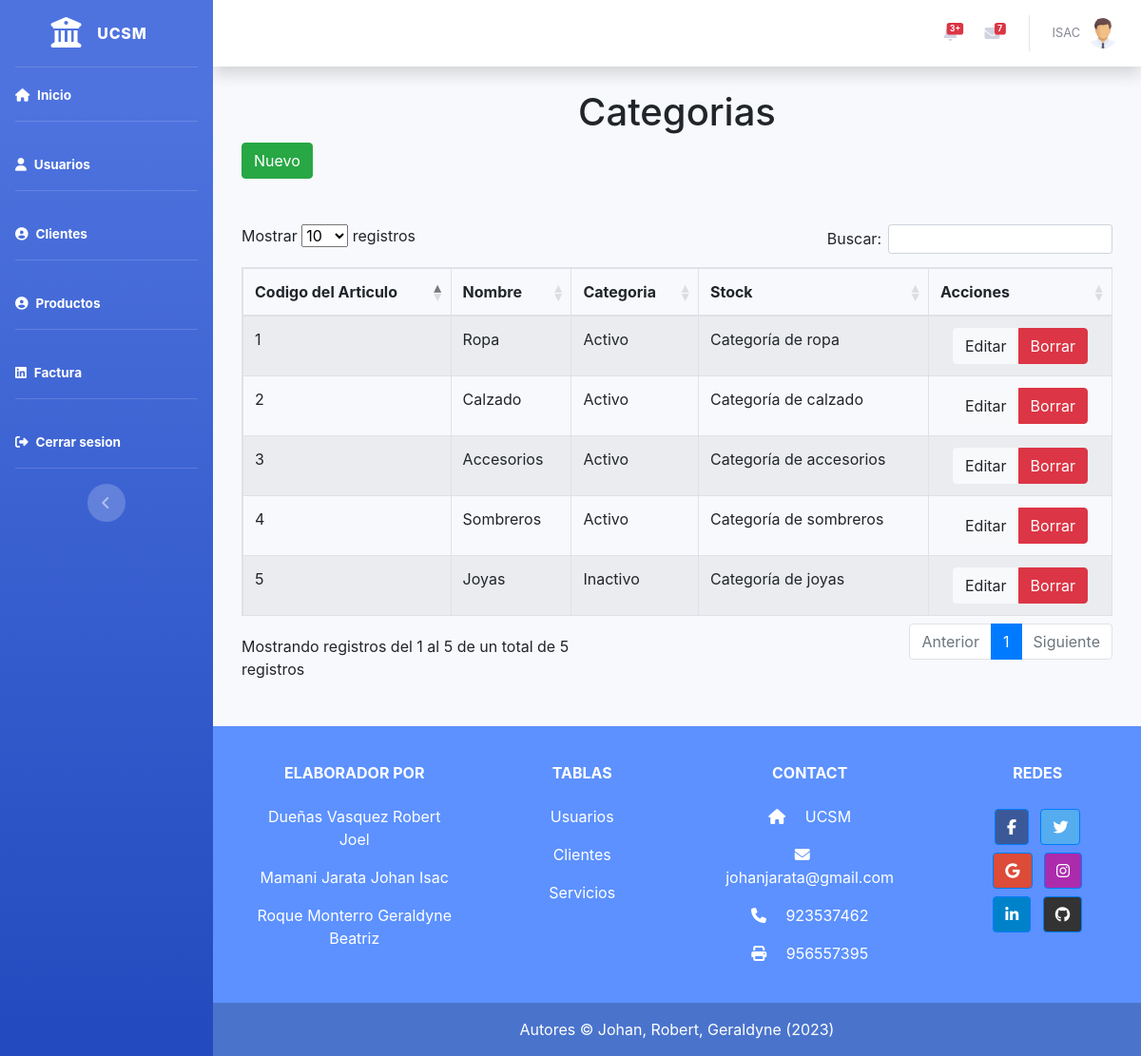
The app's page /Fronted/Categorias.php (signed in) with its own data.
### tables this page shows
CREATE TABLE `mae_categoria` (
  `ID_Categoria` int(11) NOT NULL,
  `Nombre` varchar(100) DEFAULT NULL,
  `Estado` varchar(20) DEFAULT NULL,
  `Descripcion` varchar(200) DEFAULT NULL
);

### Fronted/Categorias.php (the view)
<?php
require_once "vistas/parte_superior.php"
?>
<?php
$query = "SELECT *FROM mae_categoria";
$result = filterRecord($query);
function filterRecord($query)
{
    include("../BD/config.php");
    $filter_result = mysqli_query($mysqli, $query);
    return $filter_result;
}
?>
<div class="container">
    <Center>
        <h1>Categorias</h1>
    </Center>
    <div class="container">
        <div class="row">
            <div class="col-lg-12">
                <a class="btn btn-success" type="button"  href="Registration_Articulo.php"  >Nuevo</a>
<br>
<br>
            </div>
            </div>
    </div>
    <br>
    <div class="container">
        <div class="row">
            <div class="col-lg-12">
                <div class="table-responsive">
                    <?php
                    echo "<table id='example' class='table table-striped table-bordered table-condensed' style='width:100%'>
<thead class='text-center'>
<tr>
<th>Codigo del Articulo</th>
<th>Nombre </th>
<th> Categoria </th>
<th>Stock</th>
<th>Acciones</th>
</tr></thead>";
                    while ($row = mysqli_fetch_array($result)) {
                        echo "<tr>";
                        echo "<td>" . $row['ID_Categoria'] . "</td>";
                        echo "<td>" . $row['Nombre'] . "</td>";
                        echo "<td>" . $row['Estado'] . "</td>";
                        echo "<td>" . $row['Descripcion'] . "</td>";
                        echo "<td >";
                        echo "<div class='text-center'>";
                        echo "<div class='btn-group'>";
                        echo "<a  type='button' id='btn-editar-popup-user'class='btn btn-light'  href='Edit_Articulo.php?id=" . $row['ID_Categoria'] . "'>Editar</a>";
                        echo "<a  type='button' class='btn btn-danger btnBorrar' href='../BD/Delete_Articulo.php?id=" . $row['ID_Categoria'] . "'>Borrar</a>";
                        echo "</div></div></td>";
                        echo "</tr>";
                    }
                    echo "</table>";
                    ?>
                </div>
            </div>
        </div>
    </div>
</div>
<?php require_once "vistas/parte_inferior.php" ?>

### records on screen
mae_categoria: ID_Categoria "1", Nombre "Ropa", Estado "Activo", Descripcion "Categoría de ropa"
mae_categoria: ID_Categoria "2", Nombre "Calzado", Estado "Activo", Descripcion "Categoría de calzado"
mae_categoria: ID_Categoria "3", Nombre "Accesorios", Estado "Activo", Descripcion "Categoría de accesorios"
mae_categoria: ID_Categoria "4", Nombre "Sombreros", Estado "Activo", Descripcion "Categoría de sombreros"
mae_categoria: ID_Categoria "5", Nombre "Joyas", Estado "Inactivo", Descripcion "Categoría de joyas"

### other values on screen
$_SESSION['user'] "ISAC"
